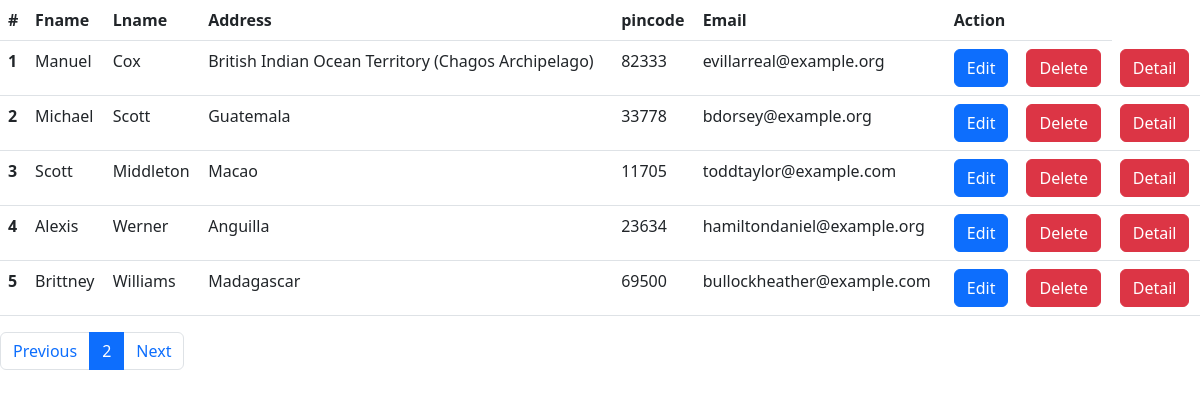
The page /list/?page=2 on the database its author committed.
### app1/models.py (models this page shows, shortened)
class Student(models.Model):
    fname = models.CharField(max_length=50)
    lname = models.CharField(max_length=50)
    address = models.CharField(max_length=50)
    pincode = models.CharField(max_length=50)
    email = models.EmailField(max_length=254)

### app1/views.py (the view)
# urls.py: path('list/', lists, name='lists'),
def lists(request):
    s_list = Student.objects.all().order_by('-id')
    paginator = Paginator(s_list, 5)
    page_number = request.GET.get('page')
    page_obj = paginator.get_page(page_number)
    return render(request,'list.html',{'page_obj':page_obj})

### app1/templates/list.html (shortened to what this page needs)
{% extends './base.html' %}
{% block contant %}
<table class="table">
    <thead>
      <tr>
        <th scope="col">#</th>
        <th scope="col">Fname</th>
        <th scope="col">Lname</th>
        <th scope="col">Address</th>
        <th scope="col">pincode</th>
        <th scope="col">Email</th>
        <th colspan="2">Action</th>
      </tr>
    </thead>
    <tbody>
        {% for i in page_obj.object_list %}
      <tr>
        <th scope="row">{{forloop.counter}}</th>
        <td>{{i.fname}}</td>
        <td>{{i.lname}}</td>
        <td>{{i.address}}</td>
        <td>{{i.pincode}}</td>
        <td>{{i.email}}</td>
        <td><a href="{% url 'edits' i.id %}" class="btn btn-primary">Edit</a></td>
        <td><a href="{% url 'deletes' i.id %}" class="btn btn-danger">Delete</a></td>
        <td><a href="{% url 'details' i.id %}" class="btn btn-danger">Detail</a></td>
      </tr>
      {% endfor %}
    </tbody>
  </table>
  <nav aria-label="...">
    <ul class="pagination">
      {%if page_obj.has_previous %}
      <li class="page-item ">
        <a href="?page={{page_obj.previous_page_number}}" class="page-link">Previous</a>
      </li>
      {% else %}
      <li class="page-item disabled">
        <a class="page-link">Previous</a>
      </li>
      {% endif %}
      <li class="page-item active" aria-current="page">
        <a class="page-link" href="#">{{page_obj.number}}<span class="visually-hidden">(current)</span></a>
      </li>
      {%if page_obj.has_next %}
      <li class="page-item">
        <a class="page-link" href="?page={{page_obj.next_page_number}}">Next</a>
      </li>
      {% else %}
      <li class="page-item disabled">
        <a class="page-link">Next</a>
      </li>
      {% endif %}
    </ul>
  </nav>
{% endblock contant %}

### rows shown on the page
Student: fname "Manuel", lname "Cox", address "British Indian Ocean Territory (Chagos Archipelago)", pincode "82333", email "evillarreal@example.org"
Student: fname "Michael", lname "Scott", address "Guatemala", pincode "33778", email "bdorsey@example.org"
Student: fname "Scott", lname "Middleton", address "Macao", pincode "11705", email "toddtaylor@example.com"
Student: fname "Alexis", lname "Werner", address "Anguilla", pincode "23634", email "hamiltondaniel@example.org"
Student: fname "Brittney", lname "Williams", address "Madagascar", pincode "69500", email "bullockheather@example.com"

### other values the page prints
{{ page_obj.number }} "2"
